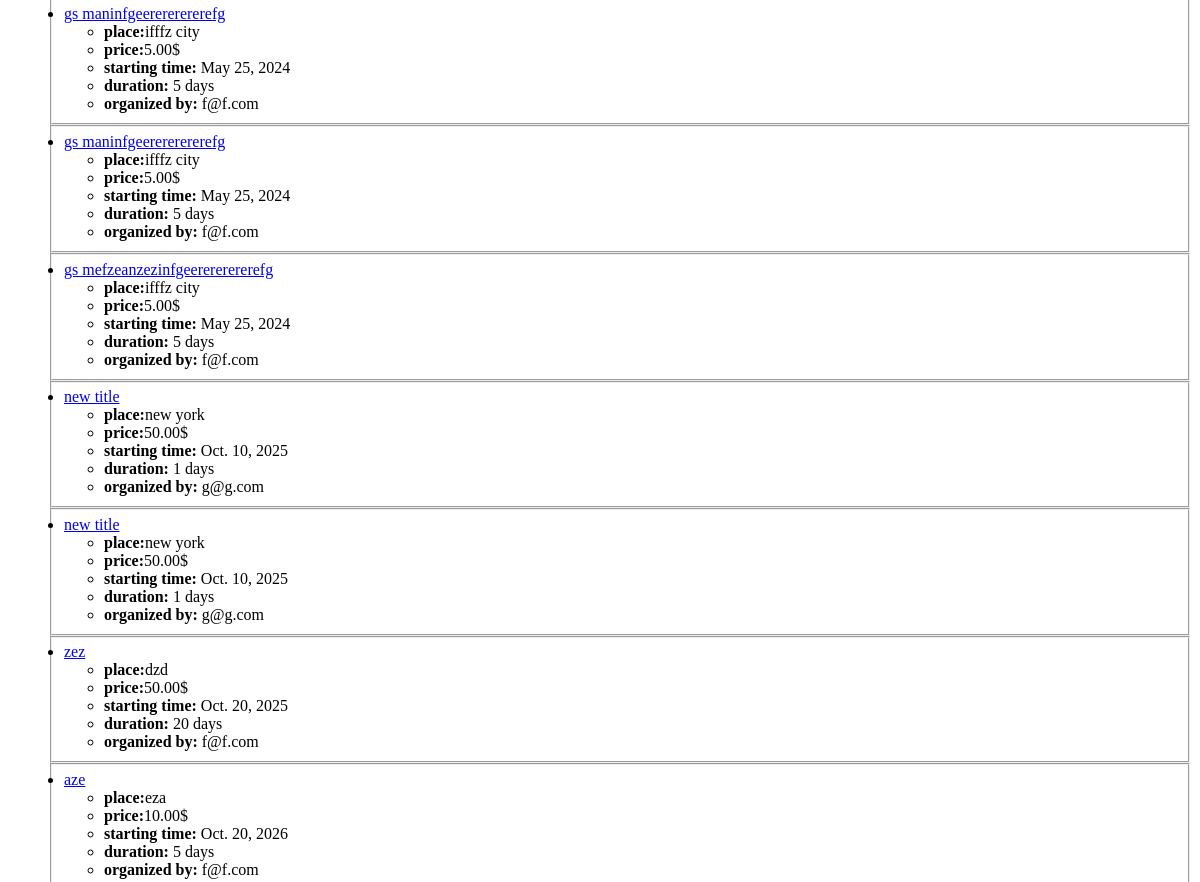
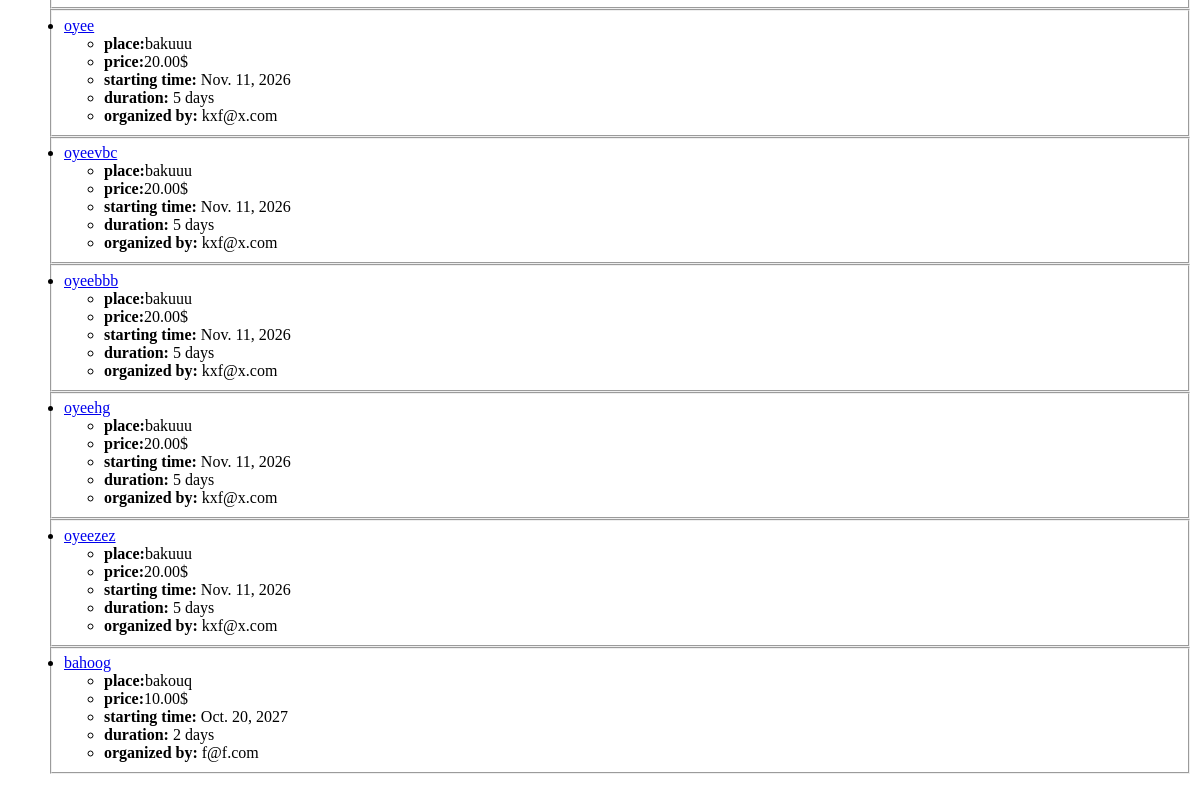
/trips/ (lower part), run on an earlier commit of the app's database (2 pictures, top to bottom).
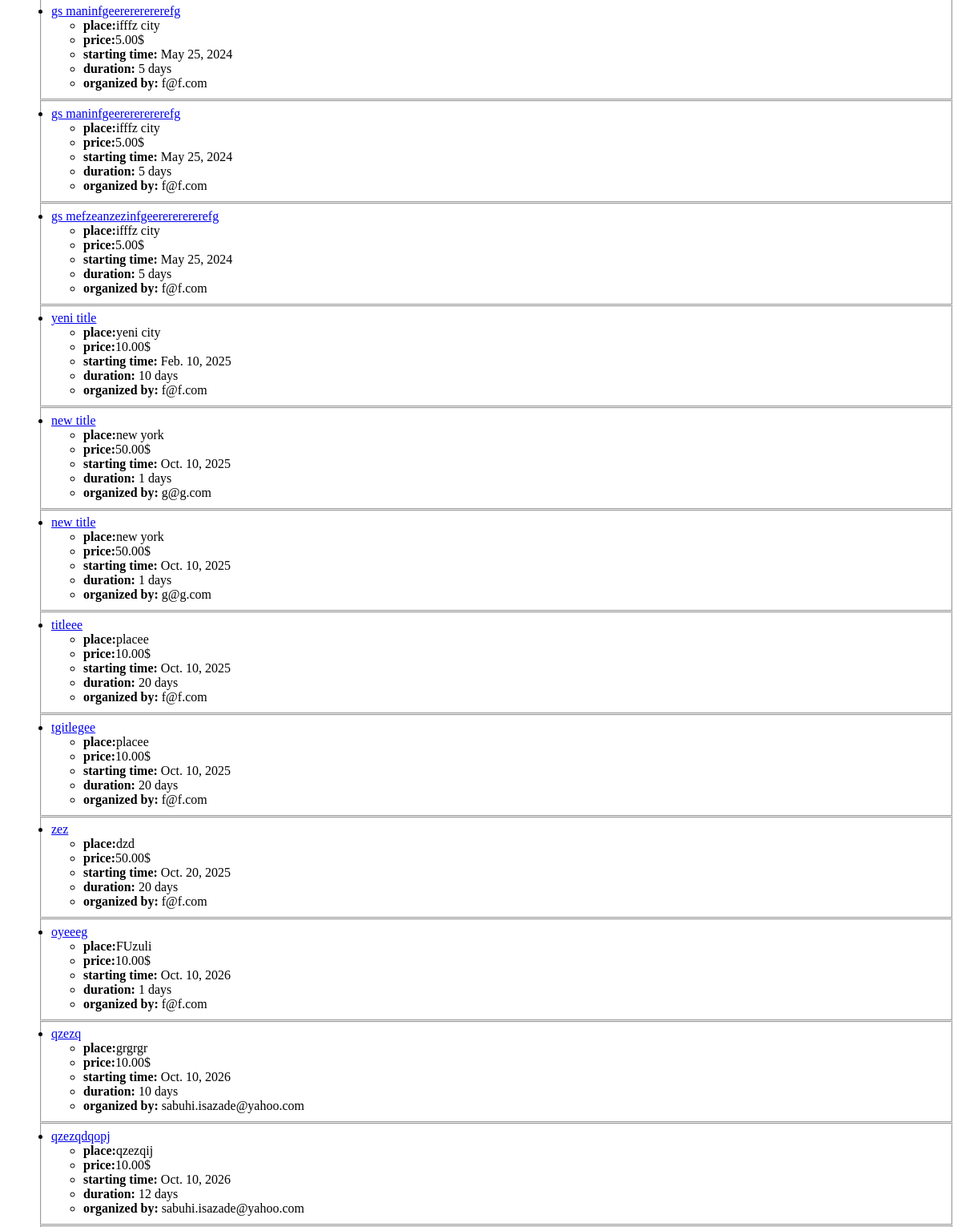
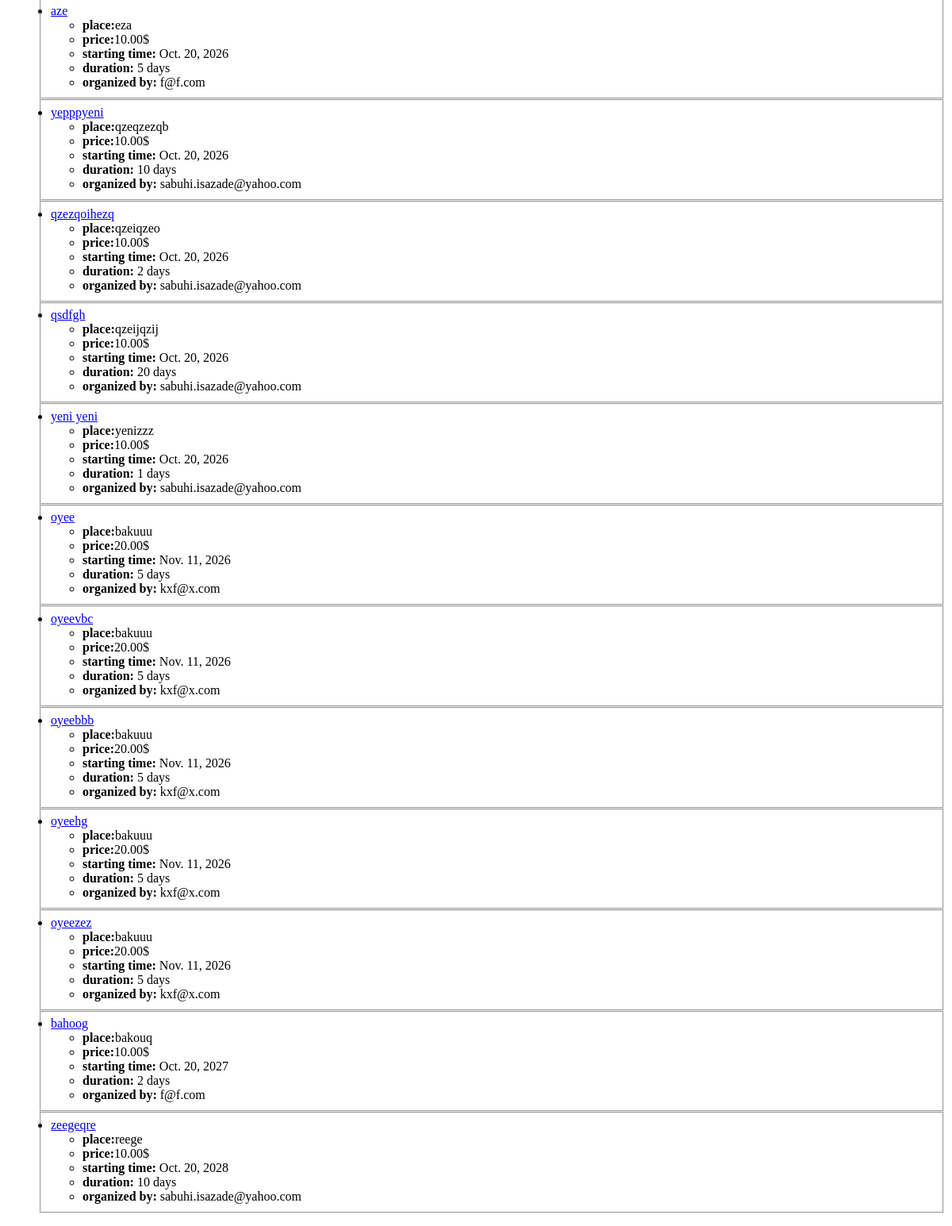
And on a later commit of the database (2 pictures, top to bottom).
### trip/models.py (models this page shows, shortened)
class Trip(models.Model):
    user = models.ForeignKey(
        settings.AUTH_USER_MODEL, on_delete=models.CASCADE, related_name='users')
    title = models.CharField(max_length=255)
    place = models.CharField(max_length=255)
    price = models.DecimalField(max_digits=10, decimal_places=2)
    starting_time = models.DateField()
    description = models.CharField(max_length=3000)
    duration = models.IntegerField(validators=[MinValueValidator(1)], help_text="Duration in days")
    slug = AutoSlugField(populate_from='title', unique_with=['title'])
    categories = models.ManyToManyField(Category, related_name='trips', null=True, blank=True)
    trip_type = models.ForeignKey(Type,on_delete=models.CASCADE , related_name='types',null=True, blank=True)
    accommodation_types = models.ManyToManyField(Accommodation, related_name='accommodation', null=True, blank=True)
    accommodation_info = models.CharField(max_length=255,null=True, blank=True)

### users/models.py (models this page shows)
class User(AbstractUser):
    username = models.CharField(max_length=255,unique=True)
    email = models.CharField(max_length=255, unique=True)
    first_name = models.CharField(max_length=255)
    last_name = models.CharField(max_length=255)
    profile_picture = models.ImageField(upload_to='profile_pics', null=True, blank=True)
    password = models.CharField(max_length=255)
    countries_visited = CountryField(multiple=True, blank=True)  # Optional field
    objects = CustomAccountManager()
    USERNAME_FIELD = 'email'
    REQUIRED_FIELDS = []

### trip/views.py (the view)
# urls.py: path('',include("trip.urls")),
def trip(request):
    try:
        trips = Trip.objects.order_by("starting_time")
        context = {"trips": trips}
    except Trip.DoesNotExist:
        raise Http404("Question does not exist")
    return render(request,"trips/index.html", context)

### trip/templates/trips/index.html
{% extends "general.html" %} {% block content %} {% load slug_maker %}
{% if trips %}
<ul>
  {% for trip in trips %}
  <fieldset>
    <li><a href="/trips/{{ trip.slug }}/">{{ trip.title }}</a></li>
    <ul>
      <li><strong>place:</strong>{{trip.place}}</li>
      <li><strong>price:</strong>{{trip.price}}$</li>
      <li><strong>starting time:</strong> {{trip.starting_time}}</li>
      <li><strong>duration:</strong> {{trip.duration}} days</li>
      <li><strong>organized by:</strong> {{trip.user}}</li>
    </ul>
  </fieldset>
  {% endfor %}
</ul>
{% else %}
<p>No trips available.</p>
{% endif %} {% endblock %}

### trip/templates/general.html (shortened to what this page needs)
<!DOCTYPE html>
<html lang="en">
  <head>
  </head>
  <body>
    <div id="content">{% block content %}{% endblock %}</div>
  </body>
</html>

What changed in the data, as far as the page shows it:
added Trip: title "yeni title", place "yeni city", price "10.00", starting_time "Feb. 10, 2025", duration "10", user "f@f.com"
added Trip: title "titleee", place "placee", price "10.00", starting_time "Oct. 10, 2025", duration "20", user "f@f.com"
added Trip: title "tgitlegee", place "placee", price "10.00", starting_time "Oct. 10, 2025", duration "20", user "f@f.com"
added Trip: title "oyeeeg", place "FUzuli", price "10.00", starting_time "Oct. 10, 2026", duration "1", user "f@f.com"
added Trip: title "qzezq", place "grgrgr", price "10.00", starting_time "Oct. 10, 2026", duration "10", user "sabuhi.isazade@yahoo.com"
added Trip: title "qzezqdqopj", place "qzezqij", price "10.00", starting_time "Oct. 10, 2026", duration "12", user "sabuhi.isazade@yahoo.com"
added Trip: title "yepppyeni", place "qzeqzezqb", price "10.00", starting_time "Oct. 20, 2026", duration "10", user "sabuhi.isazade@yahoo.com"
added Trip: title "qzezqoihezq", place "qzeiqzeo", price "10.00", starting_time "Oct. 20, 2026", duration "2", user "sabuhi.isazade@yahoo.com"
added Trip: title "qsdfgh", place "qzeijqzij", price "10.00", starting_time "Oct. 20, 2026", duration "20", user "sabuhi.isazade@yahoo.com"
added Trip: title "yeni yeni", place "yenizzz", price "10.00", starting_time "Oct. 20, 2026", duration "1", user "sabuhi.isazade@yahoo.com"
added Trip: title "zeegeqre", place "reege", price "10.00", starting_time "Oct. 20, 2028", duration "10", user "sabuhi.isazade@yahoo.com"
